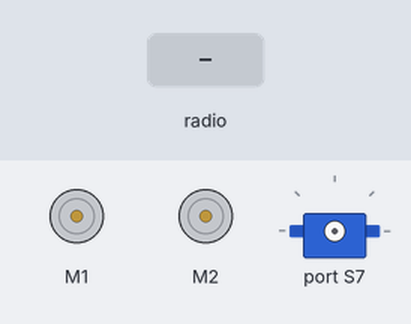
Bench run of a program on a simulated BBC micro:bit (MakeCode). Shown: 2 × DC motor (green arrow = forward, orange = backward, longer = faster), servo. The inputs (shaded band) are chosen by the test bench.

Above: at 1.2 s.
1.3 s: radio message "1" arrives
At 1.9 s:
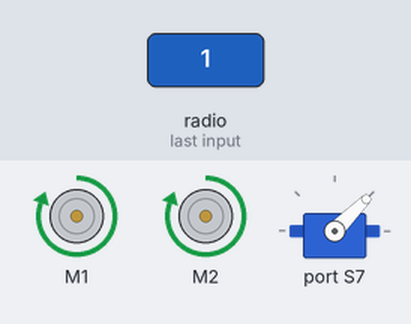
2.8 s: radio message "2" arrives
At 4.0 s:
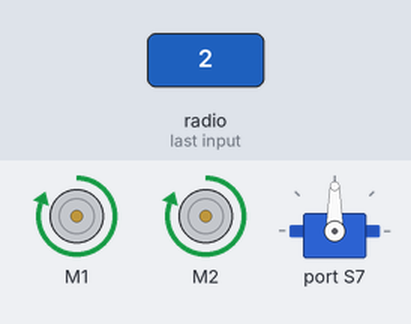
4.3 s: radio message "3" arrives
At 5.4 s:
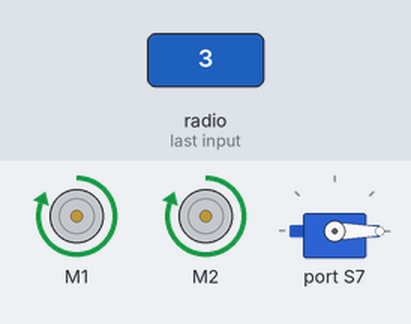
5.8 s: radio message "4" arrives
At 6.5 s:
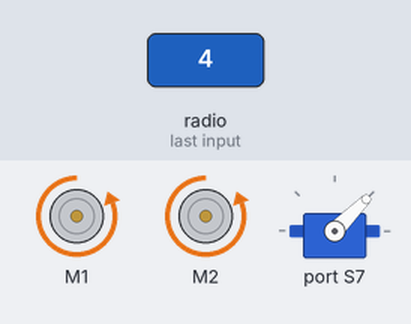
Timing chart, 0 to 8.3 s (numbered marks = the images above; inputs shaded):
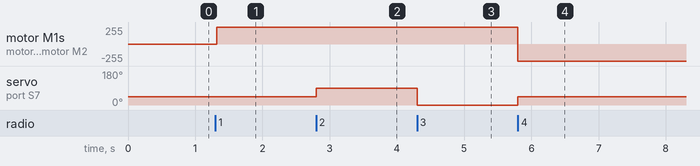

The program:

main.ts
```typescript
radio.onReceivedNumber(function (receivedNumber) {
    if (receivedNumber == 1) {
        wuKong.setAllMotor(100, 100)
        wuKong.setServoAngle(wuKong.ServoTypeList._360, wuKong.ServoList.S7, 90)
    } else if (receivedNumber == 2) {
        wuKong.setAllMotor(100, 100)
        wuKong.setServoAngle(wuKong.ServoTypeList._360, wuKong.ServoList.S7, 180)
    } else if (receivedNumber == 3) {
        wuKong.setAllMotor(100, 100)
        wuKong.setServoAngle(wuKong.ServoTypeList._360, wuKong.ServoList.S7, 0)
    } else if (receivedNumber == 4) {
        wuKong.setAllMotor(-100, -100)
        wuKong.setServoAngle(wuKong.ServoTypeList._360, wuKong.ServoList.S7, 90)
    }
})
radio.setGroup(2)
basic.forever(function () {

})
```

test.ts
```typescript
// aquí va el archivo "tests"; esto no se compilará cuando este paquete se utilice como una extensión.
```

Measured:
- after the input at 1.3 s, motor M1, motor M2: stopped → forward 255/255 at once
- after the input at 2.8 s, servo on port S7: 45° → 90° at once
- after the input at 4.3 s, servo on port S7: 90° → 0° at once
- after the input at 5.8 s, motor M1, motor M2: forward 255/255 → backward 255/255 at once; servo on port S7: 0° → 45° at once
